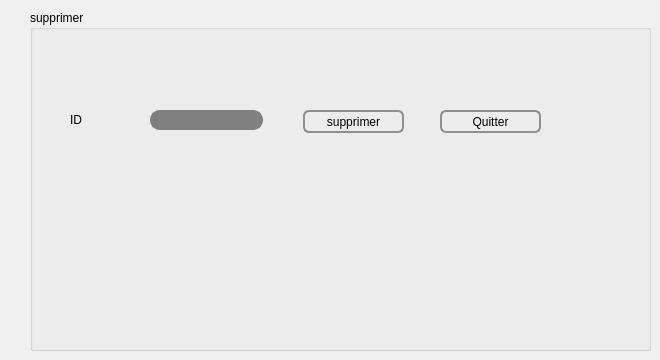
        <widget class="QWidget" name="tab_3">
         <attribute name="title">
          <string>supprimer </string>
         </attribute>
         <widget class="QPushButton" name="supprimer">
          <property name="geometry">
           <rect>
            <x>303</x>
            <y>110</y>
            <width>101</width>
            <height>23</height>
           </rect>
          </property>
          <property name="styleSheet">
           <string notr="true">QPushButton {
    border: 2px solid #8f8f91;
    border-radius: 6px;
    background-color: qlineargradient(x1: 0, y1: 0, x2: 0, y2: 1,
                                      stop: 0 #f6f7fa, stop: 1 #dadbde);
    min-width: 80px;
}

QPushButton:pressed {
    background-color: qlineargradient(x1: 0, y1: 0, x2: 0, y2: 1,
                                      stop: 0 #dadbde, stop: 1 #f6f7fa);
}

QPushButton:flat {
    border: none; /* no border for a flat push button */
}

QPushButton:default {
    border-color: navy; /* make the default button prominent */
}
</string>
          </property>
          <property name="text">
           <string>supprimer</string>
          </property>
          <property name="icon">
           <iconset resource="images.qrc">
            <normaloff>:/Downloads/delete.png</normaloff>:/Downloads/delete.png</iconset>
          </property>
         </widget>
         <widget class="QLineEdit" name="Id_2">
          <property name="geometry">
           <rect>
            <x>150</x>
            <y>110</y>
            <width>113</width>
            <height>20</height>
           </rect>
          </property>
          <property name="styleSheet">
           <string notr="true">QLineEdit {
    border: 2px solid gray;
    border-radius: 10px;
    padding: 0 8px;
    background: grey;
    selection-background-color: darkgray;
}
</string>
          </property>
         </widget>
         <widget class="QLabel" name="label_21">
          <property name="geometry">
           <rect>
            <x>70</x>
            <y>110</y>
            <width>31</width>
            <height>20</height>
           </rect>
          </property>
          <property name="styleSheet">
           <string notr="true">font: 25 8pt &quot;Footlight MT Light&quot;;</string>
          </property>
          <property name="text">
           <string>ID</string>
          </property>
         </widget>
         <widget class="QGroupBox" name="groupBox_4">
          <property name="geometry">
           <rect>
            <x>30</x>
            <y>10</y>
            <width>621</width>
            <height>341</height>
           </rect>
          </property>
          <property name="title">
           <string>supprimer</string>
          </property>
          <widget class="QPushButton" name="pushButton_7">
           <property name="geometry">
            <rect>
             <x>410</x>
             <y>100</y>
             <width>101</width>
             <height>23</height>
            </rect>
           </property>
           <property name="styleSheet">
            <string notr="true">QPushButton {
    border: 2px solid #8f8f91;
    border-radius: 6px;
    background-color: qlineargradient(x1: 0, y1: 0, x2: 0, y2: 1,
                                      stop: 0 #f6f7fa, stop: 1 #dadbde);
    min-width: 80px;
}

QPushButton:pressed {
    background-color: qlineargradient(x1: 0, y1: 0, x2: 0, y2: 1,
                                      stop: 0 #dadbde, stop: 1 #f6f7fa);
}

QPushButton:flat {
    border: none; /* no border for a flat push button */
}

QPushButton:default {
    border-color: navy; /* make the default button prominent */
}
</string>
           </property>
           <property name="text">
            <string>Quitter</string>
           </property>
           <property name="icon">
            <iconset resource="images.qrc">
             <normaloff>:/Downloads/quitter.png</normaloff>:/Downloads/quitter.png</iconset>
           </property>
          </widget>
         </widget>
         <zorder>groupBox_4</zorder>
         <zorder>supprimer</zorder>
         <zorder>Id_2</zorder>
         <zorder>label_21</zorder>
        </widget>
